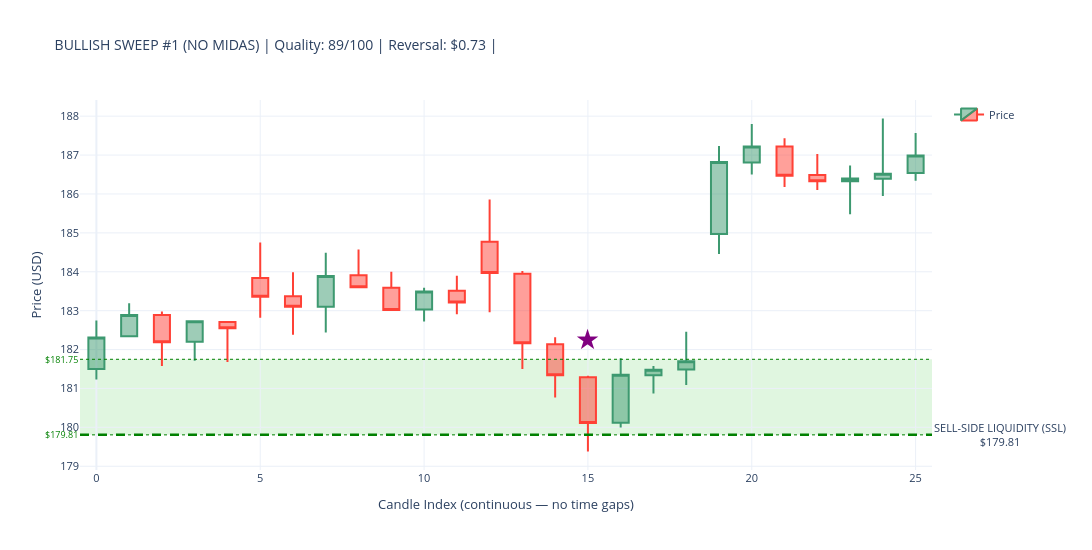
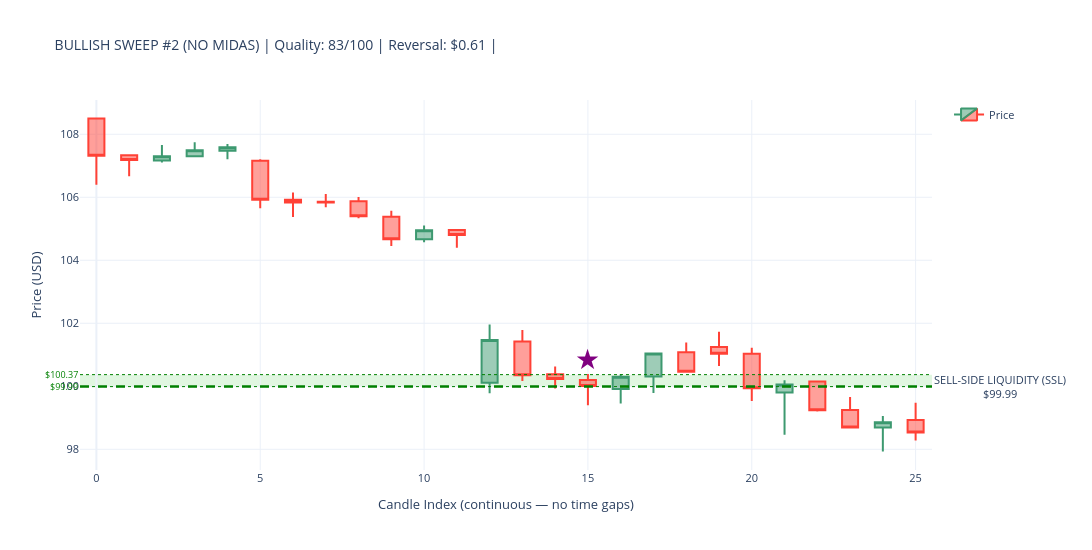
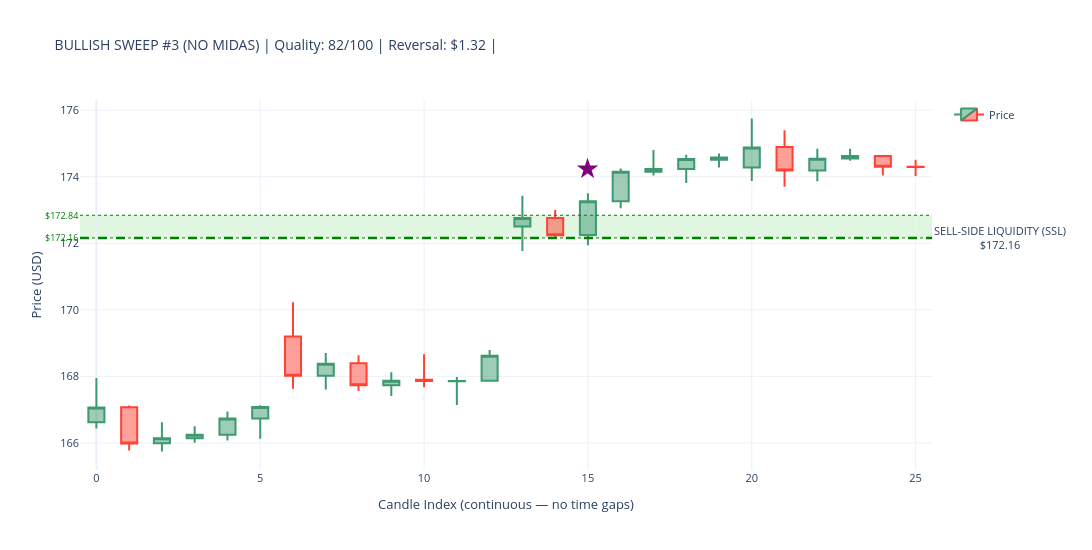
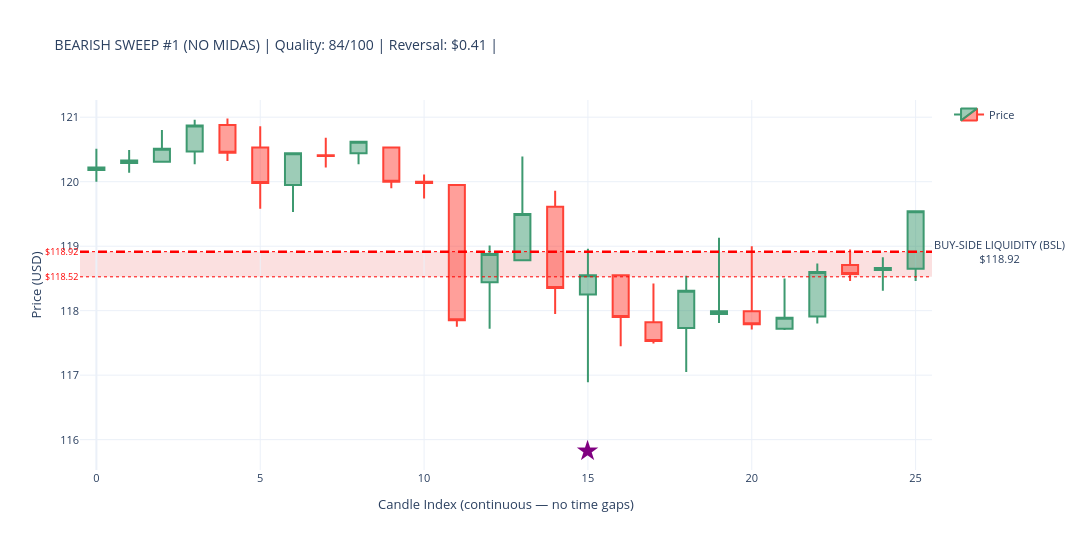

The notebook cell these images were saved under, in order:
### Code cell
# ---------------------------------------------------------------------------
# SWEEP DETECTION CANDLESTICK VISUALIZATIONS WITH LIQUIDITY ZONES
# ---------------------------------------------------------------------------

required_vars = ['sweeps_hourly_no_midas', 'sweeps_hourly_with_midas', 'hourly_data']
missing_vars  = [v for v in required_vars if v not in globals()]

if missing_vars:
    print(f"\n⚠ WARNING: Missing variables — {missing_vars}")
    print("Please execute Part 8 first. Skipping visualization...")
else:
    print("\n✓ All required variables present. Proceeding with visualization...")

if not missing_vars:

    print("\n" + "=" * 70)
    print("VISUALIZING TOP SWEEPS — CANDLESTICK CHARTS WITH LIQUIDITY ZONES")
    print("=" * 70)

    import plotly.graph_objects as go

    price_data = hourly_data.copy()
    print(f"\n✓ Hourly data: {len(price_data)} candles")
    print(f"  Date range: {price_data['timestamp'].min().date()} → "
          f"{price_data['timestamp'].max().date()}")

    print(f"\nSweep data check:")
    print(f"  NO MIDAS  : {len(sweeps_hourly_no_midas)} total sweeps")
    if len(sweeps_hourly_no_midas) > 0:
        print(f"    Bullish : {(sweeps_hourly_no_midas['sweep_type']=='BULLISH').sum()}")
        print(f"    Bearish : {(sweeps_hourly_no_midas['sweep_type']=='BEARISH').sum()}")
    print(f"  WITH MIDAS: {len(sweeps_hourly_with_midas)} total sweeps")
    if len(sweeps_hourly_with_midas) > 0:
        print(f"    Bullish : {(sweeps_hourly_with_midas['sweep_type']=='BULLISH').sum()}")
        print(f"    Bearish : {(sweeps_hourly_with_midas['sweep_type']=='BEARISH').sum()}")


    def make_candlestick_chart_with_zones(
        price_df, sweep_timestamp, zone_level,
        zone_top, zone_bottom,
        sweep_type, chart_title
    ):
        try:
            # ── exact-hour timestamp match ────────────────────────────────────
            sweep_ts       = pd.to_datetime(sweep_timestamp)
            sweep_ts_naive = sweep_ts.tz_localize(None) if sweep_ts.tzinfo else sweep_ts
            ts_col_naive   = pd.to_datetime(price_df['timestamp']).dt.tz_localize(None)

            exact = price_df[ts_col_naive == sweep_ts_naive]
            sweep_idx = exact.index[0] if len(exact) > 0 else (
                (ts_col_naive - sweep_ts_naive).abs().idxmin()
            )

            sweep_pos = price_df.index.get_loc(sweep_idx)
            start_pos = max(0, sweep_pos - 15)
            end_pos   = min(len(price_df) - 1, sweep_pos + 10)

            subset = price_df.iloc[start_pos : end_pos + 1].copy().reset_index(drop=True)
            subset['candle_idx'] = range(len(subset))

            # FIX: build hover text as a list — Candlestick uses `text`, not `hovertemplate`
            hover_texts = [
                (f"{row['timestamp'].strftime('%Y-%m-%d %H:%M')}<br>"
                 f"O: ${row['open']:.2f}  H: ${row['high']:.2f}<br>"
                 f"L: ${row['low']:.2f}   C: ${row['close']:.2f}")
                for _, row in subset.iterrows()
            ]

            # ── candlestick ───────────────────────────────────────────────────
            fig = go.Figure(data=[go.Candlestick(
                x=subset['candle_idx'],
                open=subset['open'],  high=subset['high'],
                low=subset['low'],    close=subset['close'],
                name='Price',
                text=hover_texts,          # ← was hovertemplate (unsupported)
                hoverinfo='text',          # tell Plotly to show our text on hover
            )])

            # ── ICT-correct zone labels + actual boundaries ───────────────────
            if sweep_type == 'BULLISH':
                fill_color = 'rgba(0,180,0,0.12)'
                line_color = 'green'
                zone_label = 'SELL-SIDE LIQUIDITY (SSL)'
            else:
                fill_color = 'rgba(220,0,0,0.12)'
                line_color = 'red'
                zone_label = 'BUY-SIDE LIQUIDITY (BSL)'

            fig.add_hrect(
                y0=zone_bottom, y1=zone_top,
                fillcolor=fill_color, opacity=1.0,
                layer='below', line_width=0,
            )
            fig.add_hline(
                y=zone_level,
                line_width=2.5, line_dash='dash', line_color=line_color,
                annotation_text=f'{zone_label}<br>${zone_level:.2f}',
                annotation_position='right',
                annotation=dict(font_size=11, bgcolor='rgba(255,255,255,0.85)')
            )
            for y_val in [zone_top, zone_bottom]:
                fig.add_hline(
                    y=y_val, line_width=1, line_dash='dot', line_color=line_color,
                    annotation_text=f'${y_val:.2f}', annotation_position='left',
                    annotation=dict(font_size=9, font_color=line_color)
                )

            # ── sweep marker ──────────────────────────────────────────────────
            sweep_subset_pos = sweep_pos - start_pos
            if 0 <= sweep_subset_pos < len(subset):
                row_c = subset.iloc[sweep_subset_pos]
                cr    = row_c['high'] - row_c['low']
                arrow_y = (row_c['high'] + cr * 0.5 if sweep_type == 'BULLISH'
                           else row_c['low'] - cr * 0.5)
                fig.add_annotation(
                    x=row_c['candle_idx'], y=arrow_y,
                    text='★', showarrow=False,
                    font=dict(size=28, color='purple'),
                    xanchor='center'
                )

            fig.update_layout(
                title=dict(text=chart_title, font=dict(size=14)),
                yaxis_title='Price (USD)',
                xaxis_title='Candle Index (continuous — no time gaps)',
                template='plotly_white',
                height=550, width=1150,
                hovermode='x unified',
                xaxis_rangeslider_visible=False,
                xaxis=dict(type='linear'),
                showlegend=True,
                font=dict(size=11),
                margin=dict(l=80, r=160, t=100, b=80),
            )
            return fig

        except Exception as e:
            print(f"      ✗ Error ({type(e).__name__}): {e}")
            return None


    def plot_sweep_set(sweeps_df, label):
        if sweeps_df.empty:
            print(f"\n✗ No sweeps in {label} dataset")
            return

        print(f"\n{'=' * 70}")
        print(f"{label} SWEEPS WITH LIQUIDITY ZONES")
        print('=' * 70)

        for sweep_type, side_label in [
            ('BULLISH', 'SSL Raids (demand zone sweeps — bullish reversal)'),
            ('BEARISH', 'BSL Raids (supply zone sweeps — bearish reversal)'),
        ]:
            subset = (
                sweeps_df[sweeps_df['sweep_type'] == sweep_type]
                .nlargest(3, 'sweep_quality_score')
            )
            print(f"\n{side_label}  ({len(subset)} shown):")

            for i, (_, row) in enumerate(subset.iterrows(), 1):
                z_top = float(row.get('zone_top',    row['zone_level'] * 1.005))
                z_bot = float(row.get('zone_bottom', row['zone_level'] * 0.995))

                title = (
                    f"{sweep_type} SWEEP #{i} ({label}) | "
                    f"Quality: {row['sweep_quality_score']:.0f}/100 | "
                    f"Reversal: ${row['reversal_distance']:.2f} | "
                )
                print(f"  {i}. {row['timestamp']}  zone=${row['zone_level']:.2f}")

                fig = make_candlestick_chart_with_zones(
                    price_data,
                    sweep_timestamp = row['timestamp'],
                    zone_level      = row['zone_level'],
                    zone_top        = z_top,
                    zone_bottom     = z_bot,
                    sweep_type      = sweep_type,
                    chart_title     = title,
                )
                if fig:
                    fig.show()
                else:
                    print("      → Could not create chart")


    plot_sweep_set(sweeps_hourly_no_midas,   'NO MIDAS')
    plot_sweep_set(sweeps_hourly_with_midas, 'WITH MIDAS')

    print("\n" + "=" * 70)
    print("✓ LIQUIDITY ZONE SWEEP VISUALIZATION COMPLETE")
    print("=" * 70)
    print("\nVISUAL LEGEND:")
    print("  🟢 GREEN ZONE : Demand zone — SSL raid (BULLISH sweep, reversal up)")
    print("  🔴 RED ZONE   : Supply zone — BSL raid (BEARISH sweep, reversal down)")
    print("  ★ Star        : Exact sweep detection candle")
    print("  - - Dashed    : Zone midline (zone_level)")
    print("  ··· Dotted    : Actual zone top / bottom boundaries")

### Figure 1 — Plotly figure (JSON) as saved in the notebook; plotly's stock layout.template omitted (floating-point values rounded to 4 significant figures)
{"data": [{"close": [182.3, 182.9, 182.2, 182.7, 182.6, 183.4, 183.1, 183.9, 183.6, 183.0, 183.5, 183.2, 184.0, 182.2, 181.3, 180.1, 181.3, 181.5, 181.7, 186.8, 187.2, 186.5, 186.3, 186.4, 186.5, 187.0], "high": [182.8, 183.2, 183.0, 182.7, 182.7, 184.8, 184.0, 184.5, 184.6, 184.0, 183.6, 183.9, 185.9, 184.0, 182.3, 181.3, 181.8, 181.6, 182.5, 187.2, 187.8, 187.4, 187.0, 186.7, 187.9, 187.6], "hoverinfo": "text", "low": [181.2, 182.3, 181.6, 181.7, 181.7, 182.8, 182.4, 182.4, 183.6, 183.0, 182.7, 182.9, 183.0, 181.5, 180.8, 179.4, 180.0, 180.9, 181.1, 184.5, 186.5, 186.2, 186.1, 185.5, 185.9, 186.3], "name": "Price", "open": [181.5, 182.3, 182.9, 182.2, 182.7, 183.8, 183.4, 183.1, 183.9, 183.6, 183.0, 183.5, 184.8, 183.9, 182.1, 181.3, 180.1, 181.3, 181.5, 185.0, 186.8, 187.2, 186.5, 186.3, 186.4, 186.5], "text": ["2024-07-26 11:30<br>O: $181.50  H: $182.75<br>L: $181.23   C: $182.31", "2024-07-26 12:30<br>O: $182.34  H: $183.19<br>L: $182.33   C: $182.89", "2024-07-26 13:30<br>O: $182.89  H: $182.98<br>L: $181.58   C: $182.19", "2024-07-26 14:30<br>O: $182.20  H: $182.73<br>L: $181.71   C: $182.73", "2024-07-26 15:30<br>O: $182.71  H: $182.72<br>L: $181.68   C: $182.55", "2024-07-29 09:30<br>O: $183.84  H: $184.75<br>L: $182.82   C: $183.36", "2024-07-29 10:30<br>O: $183.37  H: $183.99<br>L: $182.38   C: $183.10", "2024-07-29 11:30<br>O: $183.10  H: $184.49<br>L: $182.44   C: $183.89", "2024-07-29 12:30<br>O: $183.91  H: $184.57<br>L: $183.60   C: $183.60", "2024-07-29 13:30<br>O: $183.59  H: $184.00<br>L: $182.99   C: $183.02", "2024-07-29 14:30<br>O: $183.03  H: $183.59<br>L: $182.72   C: $183.49", "2024-07-29 15:30<br>O: $183.51  H: $183.90<br>L: $182.91   C: $183.21", "2024-07-30 09:30<br>O: $184.77  H: $185.86<br>L: $182.96   C: $183.97", "2024-07-30 10:30<br>O: $183.95  H: $184.02<br>L: $181.50   C: $182.16", "2024-07-30 11:30<br>O: $182.14  H: $182.32<br>L: $180.77   C: $181.34", "2024-07-30 12:30<br>O: $181.29  H: $181.33<br>L: $179.38   C: $180.11", "2024-07-30 13:30<br>O: $180.12  H: $181.78<br>L: $180.00   C: $181.35", "2024-07-30 14:30<br>O: $181.34  H: $181.58<br>L: $180.87   C: $181.48", "2024-07-30 15:30<br>O: $181.49  H: $182.46<br>L: $181.09   C: $181.70", "2024-07-31 09:30<br>O: $184.97  H: $187.23<br>L: $184.46   C: $186.82", "2024-07-31 10:30<br>O: $186.81  H: $187.80<br>L: $186.50   C: $187.22", "2024-07-31 11:30<br>O: $187.22  H: $187.43<br>L: $186.18   C: $186.47", "2024-07-31 12:30<br>O: $186.49  H: $187.03<br>L: $186.10   C: $186.33", "2024-07-31 13:30<br>O: $186.33  H: $186.73<br>L: $185.48   C: $186.40", "2024-07-31 14:30<br>O: $186.39  H: $187.94<br>L: $185.95   C: $186.52", "2024-07-31 15:30<br>O: $186.54  H: $187.57<br>L: $186.34   C: $186.99"], "type": "candlestick", "x": [0, 1, 2, 3, 4, 5, 6, 7, 8, 9, 10, 11, 12, 13, 14, 15, 16, 17, 18, 19, 20, 21, 22, 23, 24, 25]}], "layout": {"annotations": [{"bgcolor": "rgba(255,255,255,0.85)", "font": {"size": 11}, "showarrow": false, "text": "SELL-SIDE LIQUIDITY (SSL)<br>$179.81", "x": 1, "xanchor": "left", "xref": "x domain", "y": 179.8, "yanchor": "middle", "yref": "y"}, {"font": {"color": "green", "size": 9}, "showarrow": false, "text": "$181.75", "x": 0, "xanchor": "right", "xref": "x domain", "y": 181.8, "yanchor": "middle", "yref": "y"}, {"font": {"color": "green", "size": 9}, "showarrow": false, "text": "$179.81", "x": 0, "xanchor": "right", "xref": "x domain", "y": 179.8, "yanchor": "middle", "yref": "y"}, {"font": {"color": "purple", "size": 28}, "showarrow": false, "text": "★", "x": 15, "xanchor": "center", "y": 182.3}], "font": {"size": 11}, "height": 550, "hovermode": "x unified", "margin": {"b": 80, "l": 80, "r": 160, "t": 100}, "shapes": [{"fillcolor": "rgba(0,180,0,0.12)", "layer": "below", "line": {"width": 0}, "opacity": 1, "type": "rect", "x0": 0, "x1": 1, "xref": "x domain", "y0": 179.8, "y1": 181.8, "yref": "y"}, {"line": {"color": "green", "dash": "dash", "width": 2.5}, "type": "line", "x0": 0, "x1": 1, "xref": "x domain", "y0": 179.8, "y1": 179.8, "yref": "y"}, {"line": {"color": "green", "dash": "dot", "width": 1}, "type": "line", "x0": 0, "x1": 1, "xref": "x domain", "y0": 181.8, "y1": 181.8, "yref": "y"}, {"line": {"color": "green", "dash": "dot", "width": 1}, "type": "line", "x0": 0, "x1": 1, "xref": "x domain", "y0": 179.8, "y1": 179.8, "yref": "y"}], "showlegend": true, "title": {"font": {"size": 14}, "text": "BULLISH SWEEP #1 (NO MIDAS) | Quality: 89/100 | Reversal: $0.73 | "}, "width": 1150, "xaxis": {"rangeslider": {"visible": false}, "title": {"text": "Candle Index (continuous — no time gaps)"}, "type": "linear"}, "yaxis": {"title": {"text": "Price (USD)"}}}}

### Figure 2 — Plotly figure (JSON) as saved in the notebook; plotly's stock layout.template omitted (floating-point values rounded to 4 significant figures)
{"data": [{"close": [107.3, 107.2, 107.3, 107.5, 107.6, 105.9, 105.8, 105.8, 105.4, 104.7, 105.0, 104.8, 101.5, 100.3, 100.2, 100.0, 100.3, 101.0, 100.5, 101.0, 99.94, 100.1, 99.24, 98.69, 98.86, 98.53], "high": [108.5, 107.3, 107.7, 107.8, 107.7, 107.2, 106.2, 106.1, 106.0, 105.6, 105.1, 105.0, 102.0, 101.8, 100.6, 100.4, 100.4, 101.0, 101.4, 101.7, 101.2, 100.2, 100.2, 99.66, 99.06, 99.48], "hoverinfo": "text", "low": [106.4, 106.7, 107.1, 107.3, 107.2, 105.7, 105.4, 105.7, 105.3, 104.5, 104.6, 104.4, 99.78, 100.2, 99.93, 99.4, 99.45, 99.79, 100.5, 100.6, 99.53, 98.46, 99.2, 98.66, 97.93, 98.28], "name": "Price", "open": [108.5, 107.3, 107.2, 107.3, 107.5, 107.2, 105.9, 105.9, 105.9, 105.4, 104.7, 105.0, 100.1, 101.4, 100.4, 100.2, 99.91, 100.3, 101.1, 101.2, 101.0, 99.8, 100.2, 99.25, 98.69, 98.93], "text": ["2020-02-20 11:00<br>O: $108.50  H: $108.50<br>L: $106.40   C: $107.32", "2020-02-20 12:00<br>O: $107.33  H: $107.33<br>L: $106.67   C: $107.18", "2020-02-20 13:00<br>O: $107.17  H: $107.66<br>L: $107.10   C: $107.30", "2020-02-20 14:00<br>O: $107.30  H: $107.75<br>L: $107.30   C: $107.49", "2020-02-20 15:00<br>O: $107.48  H: $107.69<br>L: $107.21   C: $107.59", "2020-02-21 09:00<br>O: $107.16  H: $107.21<br>L: $105.65   C: $105.92", "2020-02-21 10:00<br>O: $105.92  H: $106.15<br>L: $105.37   C: $105.83", "2020-02-21 11:00<br>O: $105.86  H: $106.10<br>L: $105.68   C: $105.83", "2020-02-21 12:00<br>O: $105.87  H: $106.01<br>L: $105.33   C: $105.40", "2020-02-21 13:00<br>O: $105.38  H: $105.57<br>L: $104.45   C: $104.67", "2020-02-21 14:00<br>O: $104.67  H: $105.10<br>L: $104.57   C: $104.95", "2020-02-21 15:00<br>O: $104.96  H: $104.98<br>L: $104.40   C: $104.80", "2020-02-24 09:00<br>O: $100.11  H: $101.96<br>L: $99.78   C: $101.47", "2020-02-24 10:00<br>O: $101.42  H: $101.79<br>L: $100.17   C: $100.35", "2020-02-24 11:00<br>O: $100.38  H: $100.63<br>L: $99.93   C: $100.23", "2020-02-24 12:00<br>O: $100.20  H: $100.39<br>L: $99.40   C: $100.01", "2020-02-24 13:00<br>O: $99.91  H: $100.38<br>L: $99.45   C: $100.30", "2020-02-24 14:00<br>O: $100.31  H: $101.05<br>L: $99.79   C: $101.04", "2020-02-24 15:00<br>O: $101.08  H: $101.39<br>L: $100.46   C: $100.46", "2020-02-25 09:00<br>O: $101.25  H: $101.73<br>L: $100.64   C: $101.03", "2020-02-25 10:00<br>O: $101.03  H: $101.22<br>L: $99.53   C: $99.94", "2020-02-25 11:00<br>O: $99.80  H: $100.19<br>L: $98.46   C: $100.06", "2020-02-25 12:00<br>O: $100.15  H: $100.18<br>L: $99.20   C: $99.24", "2020-02-25 13:00<br>O: $99.25  H: $99.66<br>L: $98.66   C: $98.69", "2020-02-25 14:00<br>O: $98.69  H: $99.06<br>L: $97.93   C: $98.86", "2020-02-25 15:00<br>O: $98.93  H: $99.48<br>L: $98.28   C: $98.53"], "type": "candlestick", "x": [0, 1, 2, 3, 4, 5, 6, 7, 8, 9, 10, 11, 12, 13, 14, 15, 16, 17, 18, 19, 20, 21, 22, 23, 24, 25]}], "layout": {"annotations": [{"bgcolor": "rgba(255,255,255,0.85)", "font": {"size": 11}, "showarrow": false, "text": "SELL-SIDE LIQUIDITY (SSL)<br>$99.99", "x": 1, "xanchor": "left", "xref": "x domain", "y": 99.99, "yanchor": "middle", "yref": "y"}, {"font": {"color": "green", "size": 9}, "showarrow": false, "text": "$100.37", "x": 0, "xanchor": "right", "xref": "x domain", "y": 100.4, "yanchor": "middle", "yref": "y"}, {"font": {"color": "green", "size": 9}, "showarrow": false, "text": "$99.99", "x": 0, "xanchor": "right", "xref": "x domain", "y": 99.99, "yanchor": "middle", "yref": "y"}, {"font": {"color": "purple", "size": 28}, "showarrow": false, "text": "★", "x": 15, "xanchor": "center", "y": 100.9}], "font": {"size": 11}, "height": 550, "hovermode": "x unified", "margin": {"b": 80, "l": 80, "r": 160, "t": 100}, "shapes": [{"fillcolor": "rgba(0,180,0,0.12)", "layer": "below", "line": {"width": 0}, "opacity": 1, "type": "rect", "x0": 0, "x1": 1, "xref": "x domain", "y0": 99.99, "y1": 100.4, "yref": "y"}, {"line": {"color": "green", "dash": "dash", "width": 2.5}, "type": "line", "x0": 0, "x1": 1, "xref": "x domain", "y0": 99.99, "y1": 99.99, "yref": "y"}, {"line": {"color": "green", "dash": "dot", "width": 1}, "type": "line", "x0": 0, "x1": 1, "xref": "x domain", "y0": 100.4, "y1": 100.4, "yref": "y"}, {"line": {"color": "green", "dash": "dot", "width": 1}, "type": "line", "x0": 0, "x1": 1, "xref": "x domain", "y0": 99.99, "y1": 99.99, "yref": "y"}], "showlegend": true, "title": {"font": {"size": 14}, "text": "BULLISH SWEEP #2 (NO MIDAS) | Quality: 83/100 | Reversal: $0.61 | "}, "width": 1150, "xaxis": {"rangeslider": {"visible": false}, "title": {"text": "Candle Index (continuous — no time gaps)"}, "type": "linear"}, "yaxis": {"title": {"text": "Price (USD)"}}}}

### Figure 3 — Plotly figure (JSON) as saved in the notebook; plotly's stock layout.template omitted (floating-point values rounded to 4 significant figures)
{"data": [{"close": [167.1, 166.0, 166.1, 166.2, 166.7, 167.1, 168.0, 168.4, 167.7, 167.9, 167.9, 167.9, 168.6, 172.8, 172.2, 173.3, 174.2, 174.2, 174.5, 174.6, 174.9, 174.2, 174.5, 174.6, 174.3, 174.3], "high": [167.9, 167.1, 166.6, 166.5, 166.9, 167.1, 170.2, 168.7, 168.6, 168.1, 168.7, 168.0, 168.8, 173.4, 173.0, 173.5, 174.2, 174.8, 174.7, 174.7, 175.8, 175.4, 174.8, 174.8, 174.6, 174.5], "hoverinfo": "text", "low": [166.4, 165.8, 165.7, 166.0, 166.1, 166.1, 167.6, 167.6, 167.6, 167.4, 167.7, 167.1, 167.9, 171.8, 172.2, 171.9, 173.1, 174.0, 173.8, 174.3, 173.9, 173.7, 173.9, 174.5, 174.0, 174.0], "name": "Price", "open": [166.6, 167.1, 166.0, 166.1, 166.2, 166.7, 169.2, 168.0, 168.4, 167.7, 167.9, 167.8, 167.9, 172.5, 172.8, 172.2, 173.3, 174.2, 174.2, 174.5, 174.3, 174.9, 174.2, 174.6, 174.6, 174.3], "text": ["2024-02-20 10:30<br>O: $166.62  H: $167.95<br>L: $166.43   C: $167.06", "2024-02-20 11:30<br>O: $167.07  H: $167.12<br>L: $165.77   C: $165.98", "2024-02-20 12:30<br>O: $165.99  H: $166.62<br>L: $165.74   C: $166.14", "2024-02-20 13:30<br>O: $166.14  H: $166.50<br>L: $166.00   C: $166.24", "2024-02-20 14:30<br>O: $166.24  H: $166.94<br>L: $166.07   C: $166.73", "2024-02-20 15:30<br>O: $166.73  H: $167.13<br>L: $166.12   C: $167.08", "2024-02-21 09:30<br>O: $169.20  H: $170.23<br>L: $167.63   C: $168.02", "2024-02-21 10:30<br>O: $168.02  H: $168.70<br>L: $167.60   C: $168.38", "2024-02-21 11:30<br>O: $168.39  H: $168.63<br>L: $167.56   C: $167.73", "2024-02-21 12:30<br>O: $167.73  H: $168.12<br>L: $167.41   C: $167.87", "2024-02-21 13:30<br>O: $167.90  H: $168.66<br>L: $167.67   C: $167.86", "2024-02-21 14:30<br>O: $167.85  H: $167.98<br>L: $167.14   C: $167.86", "2024-02-21 15:30<br>O: $167.87  H: $168.79<br>L: $167.87   C: $168.62", "2024-02-22 09:30<br>O: $172.50  H: $173.43<br>L: $171.77   C: $172.76", "2024-02-22 10:30<br>O: $172.76  H: $173.00<br>L: $172.16   C: $172.24", "2024-02-22 11:30<br>O: $172.25  H: $173.50<br>L: $171.94   C: $173.26", "2024-02-22 12:30<br>O: $173.26  H: $174.25<br>L: $173.05   C: $174.15", "2024-02-22 13:30<br>O: $174.15  H: $174.80<br>L: $174.04   C: $174.23", "2024-02-22 14:30<br>O: $174.23  H: $174.66<br>L: $173.81   C: $174.53", "2024-02-22 15:30<br>O: $174.51  H: $174.70<br>L: $174.28   C: $174.58", "2024-02-23 09:30<br>O: $174.28  H: $175.75<br>L: $173.87   C: $174.88", "2024-02-23 10:30<br>O: $174.89  H: $175.40<br>L: $173.70   C: $174.19", "2024-02-23 11:30<br>O: $174.19  H: $174.84<br>L: $173.86   C: $174.54", "2024-02-23 12:30<br>O: $174.55  H: $174.84<br>L: $174.48   C: $174.62", "2024-02-23 13:30<br>O: $174.62  H: $174.63<br>L: $174.04   C: $174.30", "2024-02-23 14:30<br>O: $174.30  H: $174.51<br>L: $174.02   C: $174.29"], "type": "candlestick", "x": [0, 1, 2, 3, 4, 5, 6, 7, 8, 9, 10, 11, 12, 13, 14, 15, 16, 17, 18, 19, 20, 21, 22, 23, 24, 25]}], "layout": {"annotations": [{"bgcolor": "rgba(255,255,255,0.85)", "font": {"size": 11}, "showarrow": false, "text": "SELL-SIDE LIQUIDITY (SSL)<br>$172.16", "x": 1, "xanchor": "left", "xref": "x domain", "y": 172.2, "yanchor": "middle", "yref": "y"}, {"font": {"color": "green", "size": 9}, "showarrow": false, "text": "$172.84", "x": 0, "xanchor": "right", "xref": "x domain", "y": 172.8, "yanchor": "middle", "yref": "y"}, {"font": {"color": "green", "size": 9}, "showarrow": false, "text": "$172.16", "x": 0, "xanchor": "right", "xref": "x domain", "y": 172.2, "yanchor": "middle", "yref": "y"}, {"font": {"color": "purple", "size": 28}, "showarrow": false, "text": "★", "x": 15, "xanchor": "center", "y": 174.3}], "font": {"size": 11}, "height": 550, "hovermode": "x unified", "margin": {"b": 80, "l": 80, "r": 160, "t": 100}, "shapes": [{"fillcolor": "rgba(0,180,0,0.12)", "layer": "below", "line": {"width": 0}, "opacity": 1, "type": "rect", "x0": 0, "x1": 1, "xref": "x domain", "y0": 172.2, "y1": 172.8, "yref": "y"}, {"line": {"color": "green", "dash": "dash", "width": 2.5}, "type": "line", "x0": 0, "x1": 1, "xref": "x domain", "y0": 172.2, "y1": 172.2, "yref": "y"}, {"line": {"color": "green", "dash": "dot", "width": 1}, "type": "line", "x0": 0, "x1": 1, "xref": "x domain", "y0": 172.8, "y1": 172.8, "yref": "y"}, {"line": {"color": "green", "dash": "dot", "width": 1}, "type": "line", "x0": 0, "x1": 1, "xref": "x domain", "y0": 172.2, "y1": 172.2, "yref": "y"}], "showlegend": true, "title": {"font": {"size": 14}, "text": "BULLISH SWEEP #3 (NO MIDAS) | Quality: 82/100 | Reversal: $1.32 | "}, "width": 1150, "xaxis": {"rangeslider": {"visible": false}, "title": {"text": "Candle Index (continuous — no time gaps)"}, "type": "linear"}, "yaxis": {"title": {"text": "Price (USD)"}}}}

### Figure 4 — Plotly figure (JSON) as saved in the notebook; plotly's stock layout.template omitted (floating-point values rounded to 4 significant figures)
{"data": [{"close": [120.2, 120.3, 120.5, 120.9, 120.5, 120.0, 120.4, 120.4, 120.6, 120.0, 120.0, 117.8, 118.9, 119.5, 118.3, 118.5, 117.9, 117.5, 118.3, 118.0, 117.8, 117.9, 118.6, 118.6, 118.7, 119.5], "high": [120.5, 120.5, 120.8, 121.0, 121.0, 120.9, 120.4, 120.7, 120.6, 120.5, 120.1, 120.0, 119.0, 120.4, 119.9, 119.0, 118.5, 118.4, 118.5, 119.1, 119.0, 118.5, 118.7, 119.0, 118.8, 119.5], "hoverinfo": "text", "low": [120.0, 120.1, 120.3, 120.3, 120.3, 119.6, 119.5, 120.2, 120.3, 119.9, 119.7, 117.8, 117.7, 118.8, 118.0, 116.9, 117.5, 117.5, 117.0, 117.8, 117.7, 117.7, 117.8, 118.5, 118.3, 118.5], "name": "Price", "open": [120.2, 120.3, 120.3, 120.5, 120.9, 120.5, 120.0, 120.4, 120.4, 120.5, 120.0, 120.0, 118.4, 118.8, 119.6, 118.2, 118.5, 117.8, 117.7, 118.0, 118.0, 117.7, 117.9, 118.7, 118.6, 118.7], "text": ["2020-05-11 11:00<br>O: $120.18  H: $120.51<br>L: $120.00   C: $120.22", "2020-05-11 12:00<br>O: $120.29  H: $120.49<br>L: $120.14   C: $120.33", "2020-05-11 13:00<br>O: $120.31  H: $120.80<br>L: $120.31   C: $120.51", "2020-05-11 14:00<br>O: $120.47  H: $120.96<br>L: $120.27   C: $120.87", "2020-05-11 15:00<br>O: $120.88  H: $120.98<br>L: $120.32   C: $120.45", "2020-05-12 09:00<br>O: $120.53  H: $120.86<br>L: $119.58   C: $119.98", "2020-05-12 10:00<br>O: $119.95  H: $120.44<br>L: $119.53   C: $120.44", "2020-05-12 11:00<br>O: $120.41  H: $120.68<br>L: $120.22   C: $120.40", "2020-05-12 12:00<br>O: $120.44  H: $120.63<br>L: $120.27   C: $120.62", "2020-05-12 13:00<br>O: $120.53  H: $120.54<br>L: $119.90   C: $120.00", "2020-05-12 14:00<br>O: $120.00  H: $120.11<br>L: $119.74   C: $119.98", "2020-05-12 15:00<br>O: $119.95  H: $119.95<br>L: $117.75   C: $117.85", "2020-05-13 09:00<br>O: $118.44  H: $119.01<br>L: $117.72   C: $118.88", "2020-05-13 10:00<br>O: $118.78  H: $120.39<br>L: $118.78   C: $119.50", "2020-05-13 11:00<br>O: $119.61  H: $119.86<br>L: $117.95   C: $118.35", "2020-05-13 12:00<br>O: $118.25  H: $118.96<br>L: $116.89   C: $118.55", "2020-05-13 13:00<br>O: $118.55  H: $118.55<br>L: $117.45   C: $117.90", "2020-05-13 14:00<br>O: $117.82  H: $118.42<br>L: $117.49   C: $117.53", "2020-05-13 15:00<br>O: $117.73  H: $118.54<br>L: $117.05   C: $118.31", "2020-05-14 09:00<br>O: $117.95  H: $119.13<br>L: $117.81   C: $117.99", "2020-05-14 10:00<br>O: $117.99  H: $119.00<br>L: $117.71   C: $117.79", "2020-05-14 11:00<br>O: $117.72  H: $118.50<br>L: $117.70   C: $117.89", "2020-05-14 12:00<br>O: $117.91  H: $118.73<br>L: $117.80   C: $118.60", "2020-05-14 13:00<br>O: $118.71  H: $118.95<br>L: $118.46   C: $118.57", "2020-05-14 14:00<br>O: $118.63  H: $118.83<br>L: $118.31   C: $118.66", "2020-05-14 15:00<br>O: $118.65  H: $119.54<br>L: $118.46   C: $119.54"], "type": "candlestick", "x": [0, 1, 2, 3, 4, 5, 6, 7, 8, 9, 10, 11, 12, 13, 14, 15, 16, 17, 18, 19, 20, 21, 22, 23, 24, 25]}], "layout": {"annotations": [{"bgcolor": "rgba(255,255,255,0.85)", "font": {"size": 11}, "showarrow": false, "text": "BUY-SIDE LIQUIDITY (BSL)<br>$118.92", "x": 1, "xanchor": "left", "xref": "x domain", "y": 118.9, "yanchor": "middle", "yref": "y"}, {"font": {"color": "red", "size": 9}, "showarrow": false, "text": "$118.92", "x": 0, "xanchor": "right", "xref": "x domain", "y": 118.9, "yanchor": "middle", "yref": "y"}, {"font": {"color": "red", "size": 9}, "showarrow": false, "text": "$118.52", "x": 0, "xanchor": "right", "xref": "x domain", "y": 118.5, "yanchor": "middle", "yref": "y"}, {"font": {"color": "purple", "size": 28}, "showarrow": false, "text": "★", "x": 15, "xanchor": "center", "y": 115.9}], "font": {"size": 11}, "height": 550, "hovermode": "x unified", "margin": {"b": 80, "l": 80, "r": 160, "t": 100}, "shapes": [{"fillcolor": "rgba(220,0,0,0.12)", "layer": "below", "line": {"width": 0}, "opacity": 1, "type": "rect", "x0": 0, "x1": 1, "xref": "x domain", "y0": 118.5, "y1": 118.9, "yref": "y"}, {"line": {"color": "red", "dash": "dash", "width": 2.5}, "type": "line", "x0": 0, "x1": 1, "xref": "x domain", "y0": 118.9, "y1": 118.9, "yref": "y"}, {"line": {"color": "red", "dash": "dot", "width": 1}, "type": "line", "x0": 0, "x1": 1, "xref": "x domain", "y0": 118.9, "y1": 118.9, "yref": "y"}, {"line": {"color": "red", "dash": "dot", "width": 1}, "type": "line", "x0": 0, "x1": 1, "xref": "x domain", "y0": 118.5, "y1": 118.5, "yref": "y"}], "showlegend": true, "title": {"font": {"size": 14}, "text": "BEARISH SWEEP #1 (NO MIDAS) | Quality: 84/100 | Reversal: $0.41 | "}, "width": 1150, "xaxis": {"rangeslider": {"visible": false}, "title": {"text": "Candle Index (continuous — no time gaps)"}, "type": "linear"}, "yaxis": {"title": {"text": "Price (USD)"}}}}
